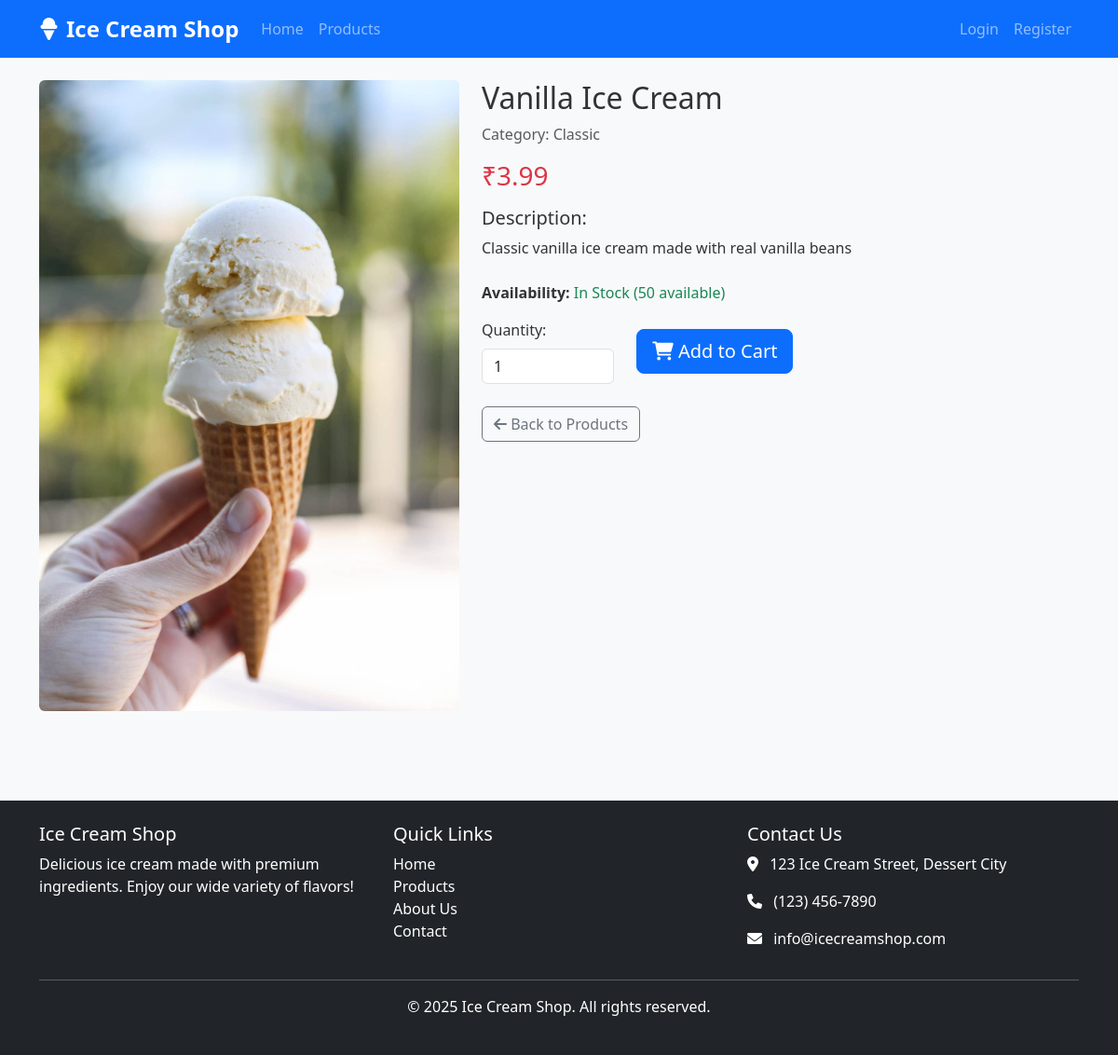
Screenshot of /product.php?id=1 with the database file from the repository.
### tables this page shows
CREATE TABLE `products` (
  `id` int(11) NOT NULL,
  `name` varchar(100) NOT NULL,
  `description` text DEFAULT NULL,
  `price` decimal(10,2) NOT NULL,
  `image` varchar(255) DEFAULT NULL,
  `category` varchar(50) DEFAULT NULL,
  `stock` int(11) NOT NULL DEFAULT 0,
  `created_at` timestamp NOT NULL DEFAULT current_timestamp()
);

### models/Product.php (called while the page is built, shortened)
<?php
class Product {
    private $conn;
    private $table_name = "products";
    public $id;
    public function __construct($db) {
        $this->conn = $db;
    }
    public function readOne() {
        $query = "SELECT * FROM " . $this->table_name . " WHERE id = ?";
        $stmt = $this->conn->prepare($query);
        $stmt->bindParam(1, $this->id);
        $stmt->execute();
        $row = $stmt->fetch(PDO::FETCH_ASSOC);
        $this->name = $row['name'];
        $this->description = $row['description'];
        $this->price = $row['price'];
        $this->image = $row['image'];
        $this->category = $row['category'];
        $this->stock = $row['stock'];
    }
}
?>

### product.php (the view, shortened to what this page needs)
<?php
require_once 'models/Product.php';
require_once 'includes/header.php';
$database = new Database();
$db = $database->getConnection();
$product = new Product($db);
if (isset($_GET['id']) && !empty($_GET['id'])) {
    $product->id = $_GET['id'];
    $product->readOne();
} else {
    header("Location: products.php");
    exit;
}
?>
<div class="row">
    <div class="col-md-5 mb-4">
        <img src="assets/images/products/<?php echo $product->image; ?>" class="img-fluid rounded" alt="<?php echo $product->name; ?>">
    </div>
    <div class="col-md-7">
        <h2><?php echo $product->name; ?></h2>
        <p class="text-muted">Category: <?php echo $product->category; ?></p>
        <div class="mb-3">
            <h3 class="text-danger">₹<?php echo number_format($product->price, 2); ?></h3>
        </div>
        <div class="mb-4">
            <h5>Description:</h5>
            <p><?php echo $product->description; ?></p>
        </div>
        <div class="mb-3">
            <p>
                <strong>Availability:</strong>
                <?php if ($product->stock > 0): ?>
                <span class="text-success">In Stock (<?php echo $product->stock; ?> available)</span>
                <?php else: ?>
                <span class="text-danger">Out of Stock</span>
                <?php endif; ?>
            </p>
        </div>
        <?php if ($product->stock > 0): ?>
        <form action="" method="post">
            <div class="row align-items-center mb-4">
                <div class="col-md-3">
                    <label for="quantity" class="form-label">Quantity:</label>
                    <input type="number" class="form-control" id="quantity" name="quantity" value="1" min="1" max="<?php echo $product->stock; ?>">
                </div>
                <div class="col-md-9">
                    <button type="submit" name="add_to_cart" class="btn btn-primary btn-lg add-to-cart-btn">
                        <i class="fas fa-shopping-cart"></i> Add to Cart
                    </button>
                </div>
            </div>
        </form>
        <?php endif; ?>
        <div class="mt-4">
            <a href="products.php" class="btn btn-outline-secondary">
                <i class="fas fa-arrow-left"></i> Back to Products
            </a>
        </div>
    </div>
</div>
<?php require_once 'includes/footer.php'; ?>

### assets/css/style.css (style rules this page uses)
body { font-family: 'Segoe UI', Tahoma, Geneva, Verdana, sans-serif; background-color: #f8f9fa; color: #333; }

### rows the page displays
products: image (picture), name "Vanilla Ice Cream", category "Classic", price "3.99", description "Classic vanilla ice cream made with real vanilla beans", stock "50"
